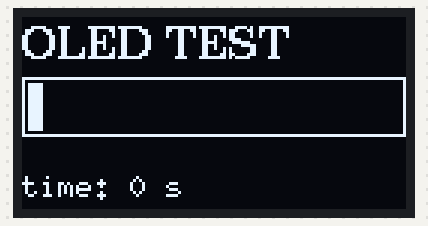
This sketch was run on a simulated Arduino Uno, built with avr-gcc and run on an emulated ATmega328P. On the bench: 128×64 one-colour display. What the sketch prints to the serial monitor is not drawn.

Above: at 0.5 s.
At 3.16 s:
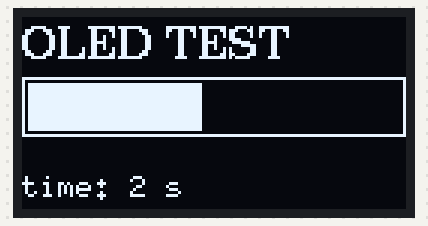
At 5.83 s:
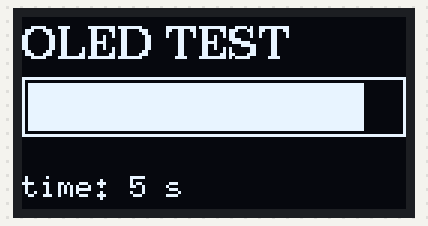
At 11.21 s:
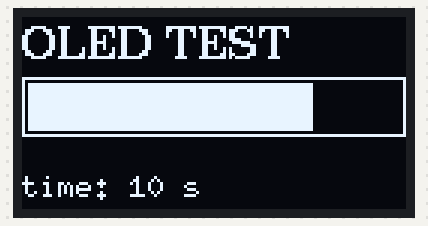
At 16.3 s:
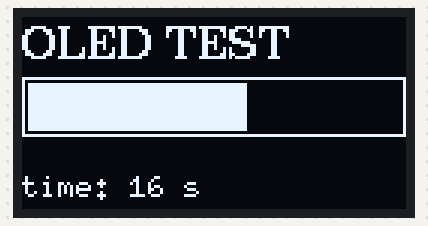
At 21.8 s:
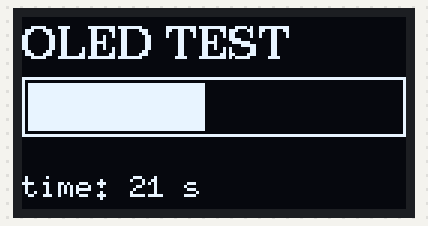

The sketch:

t16_oled.ino
```cpp
// [출력] OLED 화면 점검 - I2C (라이브러리: U8g2)
// 확장 쉴드 밑 "A <-> I2C" 스위치를 I2C 로
#include <U8g2lib.h>
#include <Wire.h>
U8G2_SSD1306_128X64_NONAME_1_HW_I2C oled(U8G2_R0, U8X8_PIN_NONE);

void setup() {
  Serial.begin(9600);
  oled.begin();
  Serial.println("OLED 점검: 화면에 글자와 숫자가 나오면 정상");
}

void loop() {
  oled.firstPage();
  do {
    oled.setFont(u8g2_font_ncenB10_tr);
    oled.drawStr(0, 14, "OLED TEST");
    oled.drawFrame(0, 20, 128, 20);
    oled.drawBox(2, 22, (millis() / 50) % 124, 16);
    oled.setFont(u8g2_font_6x10_tr);
    oled.setCursor(0, 60);
    oled.print("time: ");
    oled.print(millis() / 1000);
    oled.print(" s");
  } while (oled.nextPage());
  delay(100);
}
```
